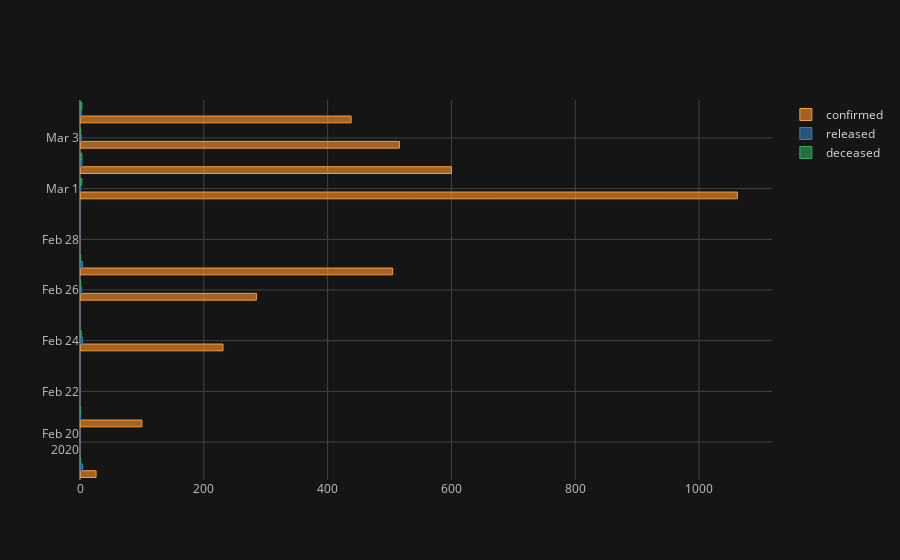

Notebook cell for this chart:
### Code cell
data_merged.set_index('date').iplot(kind='barh')

### Figure 1 — Plotly figure (JSON) as saved in the notebook; plotly's stock layout.template omitted (floating-point values rounded to 4 significant figures)
{"data": [{"marker": {"color": "rgba(255, 153, 51, 0.6)", "line": {"color": "rgba(255, 153, 51, 1.0)", "width": 1}}, "name": "confirmed", "orientation": "h", "text": "", "type": "bar", "x": [26, 100, 231, 285, 505, 1062, 600, 516, 438], "y": ["2020-02-19", "2020-02-21", "2020-02-24", "2020-02-26", "2020-02-27", "2020-03-01", "2020-03-02", "2020-03-03", "2020-03-04"]}, {"marker": {"color": "rgba(55, 128, 191, 0.6)", "line": {"color": "rgba(55, 128, 191, 1.0)", "width": 1}}, "name": "released", "orientation": "h", "text": "", "type": "bar", "x": [4, 1, 4, 2, 4, 1, 3, 2, 2], "y": ["2020-02-19", "2020-02-21", "2020-02-24", "2020-02-26", "2020-02-27", "2020-03-01", "2020-03-02", "2020-03-03", "2020-03-04"]}, {"marker": {"color": "rgba(50, 171, 96, 0.6)", "line": {"color": "rgba(50, 171, 96, 1.0)", "width": 1}}, "name": "deceased", "orientation": "h", "text": "", "type": "bar", "x": [1, 1, 2, 1, 1, 3, 3, 1, 3], "y": ["2020-02-19", "2020-02-21", "2020-02-24", "2020-02-26", "2020-02-27", "2020-03-01", "2020-03-02", "2020-03-03", "2020-03-04"]}], "layout": {"legend": {"bgcolor": "#151516", "font": {"color": "#D9D9D9"}}, "paper_bgcolor": "#151516", "plot_bgcolor": "#151516", "title": {"font": {"color": "#D9D9D9"}}, "xaxis": {"gridcolor": "#434343", "showgrid": true, "tickfont": {"color": "#C2C2C2"}, "title": {"font": {"color": "#D9D9D9"}, "text": ""}, "zerolinecolor": "#666570"}, "yaxis": {"gridcolor": "#434343", "showgrid": true, "tickfont": {"color": "#C2C2C2"}, "title": {"font": {"color": "#D9D9D9"}, "text": ""}, "zerolinecolor": "#666570"}}}
